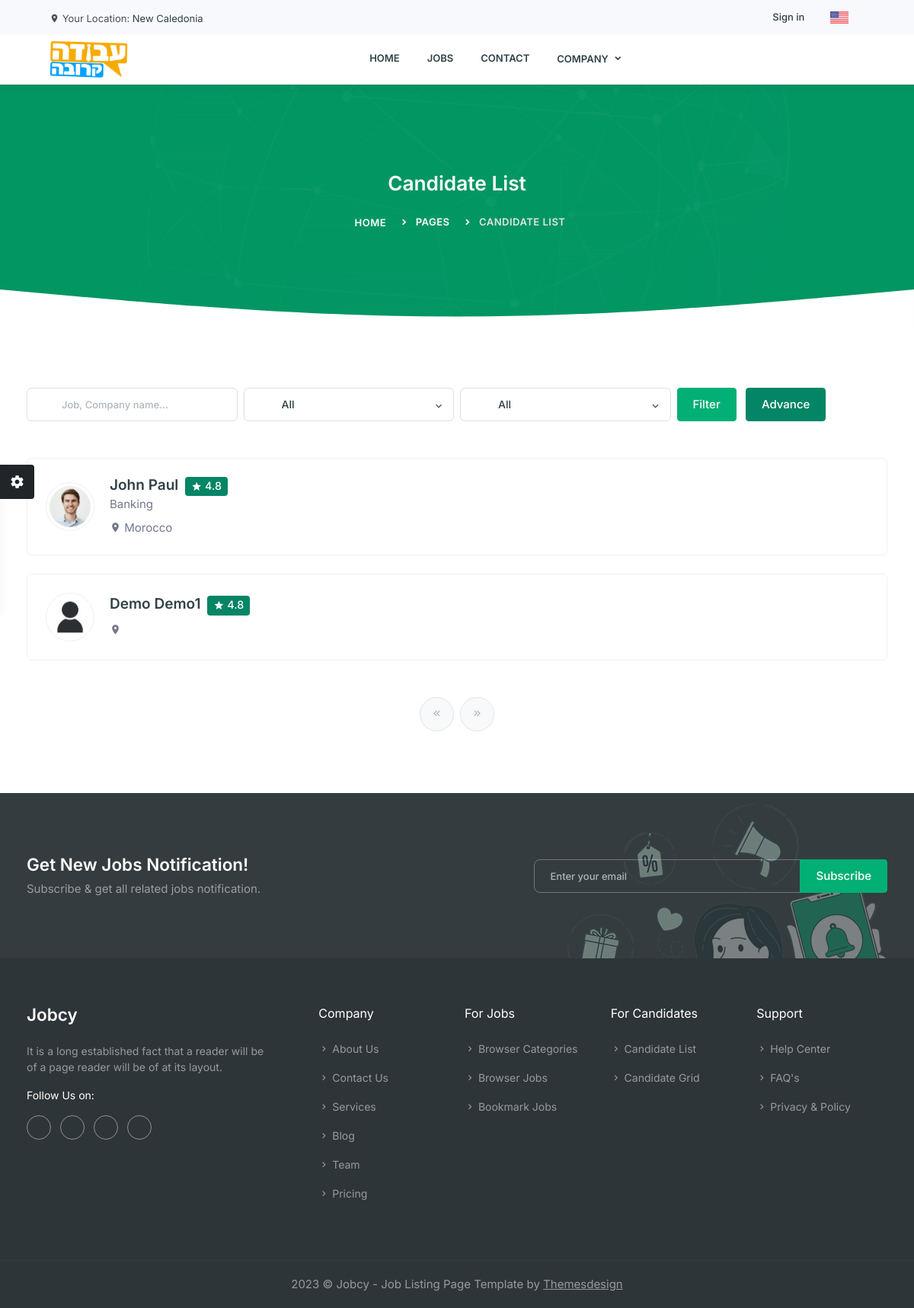
/pages/candidate-list, run on the app's committed database.
### pages/models.py (models this page shows, shortened)
class UserInfo(models.Model):
    user = models.OneToOneField(User, on_delete=models.CASCADE)
    first_name = models.CharField(max_length=255, null=True, blank=True)
    last_name = models.CharField(max_length=255, null=True, blank=True)
    phone_number = models.CharField(max_length=255, null=True, blank=True)
    introduction = models.TextField(null=True, blank=True)
    languages = models.TextField(null=True, blank=True)
    location = models.CharField(max_length=255, null=True, blank=True)
    cv_file = models.FileField(upload_to='static/cv', null=True, blank=True)
    profile_pic = models.FileField(upload_to='static/profile', null=True, blank=True)
    facebook = models.URLField(null=True, blank=True)
    twitter = models.URLField(null=True, blank=True)
    linkedin = models.URLField(null=True, blank=True)
    whatsapp = models.CharField(max_length=255, null=True, blank=True)
    profession = models.CharField(max_length=255, null=True, blank=True)
    skills = models.CharField(max_length=255, null=True, blank=True)
    skype = models.URLField(null=True, blank=True)
    education_details = models.TextField(null=True, blank=True)
    experience_details = models.TextField(null=True, blank=True)
    address = models.TextField(null=True, blank=True)
    qualification = models.CharField(max_length=255, null=True, blank=True)
    categories = models.CharField(max_length=255, null=True, blank=True)
    salary = models.CharField(max_length=255, null=True, blank=True)
    experience_years = models.IntegerField(null=True, blank=True)
    purchased_package = models.ForeignKey('company.PricingPlan', null=True, on_delete=models.CASCADE)
    job_apply_count = models.IntegerField(null=True, blank=True)

### pages/views.py (the view, shortened to what this page needs)
# urls.py: path('candidate-list', views.CandidateList.as_view(),name="candidate-list"),
class CandidateList(TemplateView):
    template_name = "pages/candidates-company/candidate-list.html"
    paginate_by = 10  # Number of candidates per page
    def get_context_data(self, **kwargs):
        context = super().get_context_data(**kwargs)
        user_info_list = UserInfo.objects.filter(~Q(user_id=self.request.user.id)).exclude(first_name__isnull=True).exclude(last_name__isnull=True).all()
        locations = Location.objects.all()
        context['locations'] = locations
        context['user_info_list'] = user_info_list
        for i in range(len(context['user_info_list'])):
            if context['user_info_list'][i].categories:
                context['user_info_list'][i].categories =  context['user_info_list'][i].categories.split(',')
        categories = JobCategory.objects.all()
        context['categories'] = categories
        paginator = Paginator(user_info_list, self.paginate_by)
        page_number = self.request.GET.get('page')
        page_obj = paginator.get_page(page_number)
        return context
    def get(self, request, *args, **kwargs):
        context = self.get_context_data()
        return render(request, self.template_name, context)

### company/models.py (called while the page is built)
    def __str__(self):
        return self.location

### templates/pages/candidates-company/candidate-list.html (shortened to what this page needs)
{% extends 'partials/base.html' %}
{% load static %}
{% block extra_css %}
        <link rel="stylesheet" href="{% static 'libs/choices.js/public/assets/styles/choices.min.css' %}">
{% endblock extra_css %}
{% block content %}
                    <section class="page-title-box">
                        <div class="container">
                            <div class="row justify-content-center">
                                <div class="col-md-6">
                                    <div class="text-center text-white">
                                        <h3 class="mb-4">Candidate List</h3>
                                        <div class="page-next">
                                            <nav class="d-inline-block" aria-label="breadcrumb text-center">
                                                <ol class="breadcrumb justify-content-center">
                                                    <li class="breadcrumb-item"><a href="{% url 'index'%}">Home</a></li>
                                                    <li class="breadcrumb-item"><a href="javascript:void(0)">Pages</a></li>
                                                    <li class="breadcrumb-item active" aria-current="page"> Candidate List </li>
                                                </ol>
                                            </nav>
                                        </div>
                                    </div>
                                </div>
                            </div>
                        </div>
                    </section>
                    <div class="position-relative" style="z-index: 1">
                        <div class="shape">
                        </div>
                    </div>
                    <section class="section">
                        <div class="container">
                            <div class="row justify-content-center">
                                <div class="col-lg-12">
                                    <div class="candidate-list-widgets mb-4">
                                        <form action="{% url 'candidate-list' %}" method="POST" id="search_form">
                                            <div class="row g-2">
                                                <div class="col-lg-3">
                                                    <div class="filler-job-form">
                                                        <input type="search" name="text-search" class="form-control filter-job-input-box" id="exampleFormControlInput1" placeholder="Job, Company name... ">
                                                    </div>
                                                </div>
                                                <div class="col-lg-3">
                                                    <div class="filler-job-form">
                                                        <select class="form-select" data-trigger name="choices-single-location" id="choices-single-location" aria-label="Default select example">
                                                            <option value="All">All</option>
                                                        </select>
                                                    </div>
                                                </div>
                                                <div class="col-lg-3">
                                                    <div class="filler-job-form">
                                                        <select class="form-select " data-trigger name="choices-single-categories" id="choices-single-categories" aria-label="Default select example">
                                                            <option value="All">All</option>
                                                        </select>
                                                    </div>
                                                </div>
                                                <div class="col-lg-3">
                                                    <div>
                                                        <a onclick="sort_people();" class="btn btn-primary"> Filter</a>
                                                        <a href="javascript:void(0)" class="btn btn-success ms-2"> Advance</a>
                                                    </div>
                                                </div>
                                            </div>
                                        </form>
                                    </div>
                                </div>
                            </div>
                            <div class="row">
                                <div class="col-lg-12">
                                    <div class="candidate-list">
                                    <div id="data_div">
                                        {% for candidate in user_info_list %}
                                            <div class="candidate-list-box card mt-4">
                                                <div class="card-body p-4">
                                                    <div class="row align-items-center">
                                                        <div class="col-auto">
                                                            <div class="candidate-list-images">
                                                                <a href="javascript:void(0)"><img src="{% if not candidate.profile_pic %}{% static 'images/profile.jpg' %}{% else %}/{{ candidate.profile_pic }}{% endif %}" alt="" class="avatar-md img-thumbnail rounded-circle"></a>
                                                            </div>
                                                        </div>
                                                        <div class="col-lg-5">
                                                            <div class="candidate-list-content mt-3 mt-lg-0">
                                                                <h5 class="fs-19 mb-0"><a href="{% url 'candidate-details' candidate.id %}" class="primary-link">{{ candidate.first_name }} {{ candidate.last_name }}</a> <span class="badge bg-success ms-1"><i class="mdi mdi-star align-middle"></i> 4.8</span></h5>
                                                                <p class="text-muted mb-2"> {{ candidate.profession }}</p>
                                                                <ul class="list-inline mb-0 text-muted">
                                                                    <li class="list-inline-item">
                                                                        <i class="mdi mdi-map-marker"></i> {{ candidate.location }}
                                                                    </li>
                                                                </ul>
                                                            </div>
                                                        </div>
                                                    </div>
                                                </div>
                                            </div>
                                        {% endfor %}
                            <div class="row">
                                <div class="col-lg-12 mt-5">
                                    <nav aria-label="Page navigation example">
                                        <ul class="pagination job-pagination mb-0 justify-content-center">
                                            {% if user_info_list.has_previous %}
                                                <li class="page-item">
                                                    <a class="page-link" href="{% url 'candidate-list' %}?page={{ user_info_list.previous_page_number }}">
                                                        <i class="mdi mdi-chevron-double-left fs-15"></i>
                                                    </a>
                                                </li>
                                            {% else %}
                                                <li class="page-item disabled">
                                                    <a class="page-link" href="javascript:void(0)" tabindex="-1">
                                                        <i class="mdi mdi-chevron-double-left fs-15"></i>
                                                    </a>
                                                </li>
                                            {% endif %}
                                            {% if user_info_list.has_next %}
                                                <li class="page-item">
                                                    <a class="page-link" href="{% url 'candidate-list' %}?page={{ user_info_list.next_page_number }}">
                                                        <i class="mdi mdi-chevron-double-right fs-15"></i>
                                                    </a>
                                                </li>
                                            {% else %}
                                                <li class="page-item disabled">
                                                    <a class="page-link" href="javascript:void(0)" tabindex="-1">
                                                        <i class="mdi mdi-chevron-double-right fs-15"></i>
                                                    </a>
                                                </li>
                                            {% endif %}
                                        </ul>
                                    </nav>
                                </div>
                            </div>
                        </div>
                    </section>
{% endblock content %}

### data on the page
UserInfo: profile_pic (picture), first_name "John", last_name "Paul", profession "Banking", location "Morocco"
UserInfo: first_name "Demo", last_name "Demo1"
